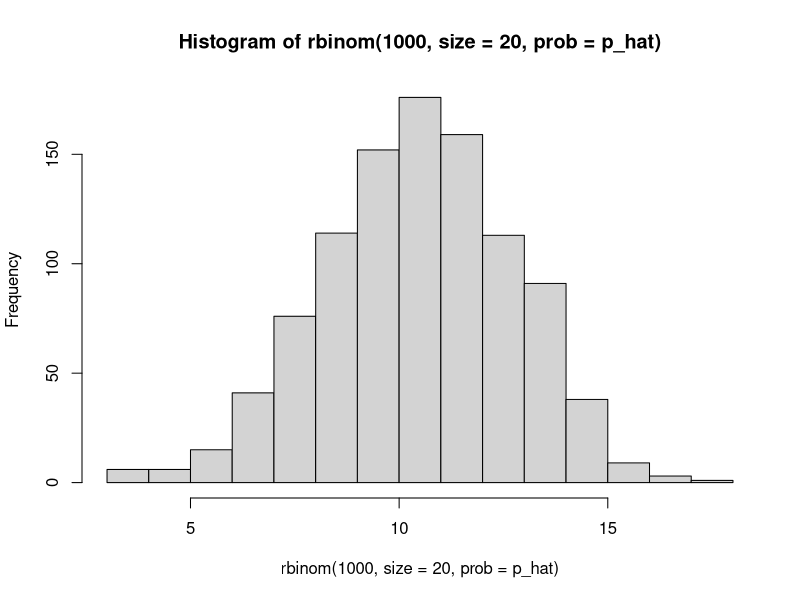

Write the R code that produced this figure.
# Aufgabe 2

##  A
alpha <- 0.1

## B
# X ~ Bin(n=20, p=0.5)

## C
# H_1: T > v_grenze

## D
T <- rbinom(1, size = 20, prob = 0.5)
p_hat <- T / 20

## E
hist(rbinom(1000, size = 20, prob = p_hat))

## F
v_grenze <- qbinom(p = 0.05, size = 20, prob = 0.5)
v_grenze

## G
if (T > v_grenze) {
  print("H_0 wird verworfen")
} else {
  print("H_0 wird beibehalten")
}

## H
p_value <- 1 - pbinom(15, size = 20, prob = p_hat)
p_value
p_value < alpha

## I
binom.test(15, n = 20, p = 0.5, alternative = "greater")
